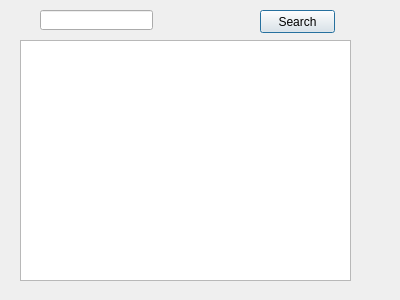
<?xml version="1.0" encoding="UTF-8"?>
<ui version="4.0">
 <class>searchCon</class>
 <widget class="QDialog" name="searchCon">
  <property name="geometry">
   <rect>
    <x>0</x>
    <y>0</y>
    <width>400</width>
    <height>300</height>
   </rect>
  </property>
  <property name="windowTitle">
   <string>Dialog</string>
  </property>
  <widget class="QPushButton" name="pushButton">
   <property name="geometry">
    <rect>
     <x>260</x>
     <y>10</y>
     <width>75</width>
     <height>23</height>
    </rect>
   </property>
   <property name="text">
    <string>Search</string>
   </property>
  </widget>
  <widget class="QPlainTextEdit" name="plainTextEdit">
   <property name="geometry">
    <rect>
     <x>20</x>
     <y>40</y>
     <width>331</width>
     <height>241</height>
    </rect>
   </property>
  </widget>
  <widget class="QLineEdit" name="lineEdit">
   <property name="geometry">
    <rect>
     <x>40</x>
     <y>10</y>
     <width>113</width>
     <height>20</height>
    </rect>
   </property>
  </widget>
 </widget>
 <resources/>
 <connections/>
</ui>
